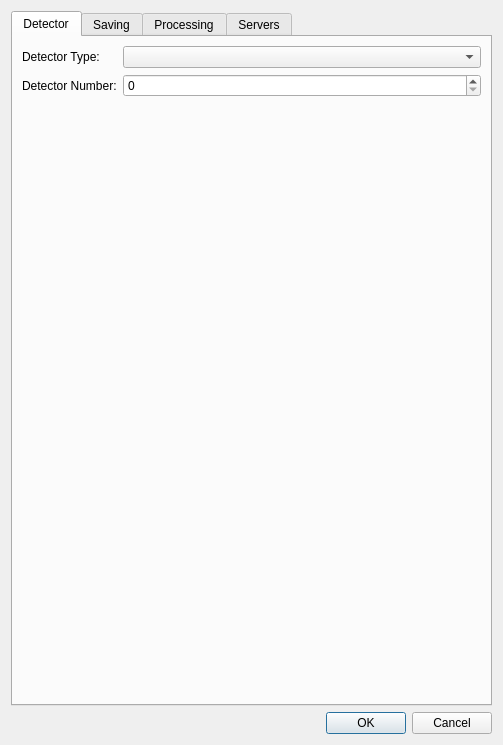
<?xml version="1.0" encoding="UTF-8"?>
<ui version="4.0">
 <class>QxrdExperimentPreferencesDialog</class>
 <widget class="QDialog" name="QxrdExperimentPreferencesDialog">
  <property name="geometry">
   <rect>
    <x>0</x>
    <y>0</y>
    <width>503</width>
    <height>745</height>
   </rect>
  </property>
  <property name="windowTitle">
   <string>Qxrd Preferences</string>
  </property>
  <layout class="QGridLayout" name="gridLayout_2">
   <item row="0" column="0">
    <widget class="QTabWidget" name="m_PreferencesPanes">
     <property name="currentIndex">
      <number>0</number>
     </property>
     <widget class="QWidget" name="tab_4">
      <attribute name="title">
       <string>Detector</string>
      </attribute>
      <layout class="QFormLayout" name="formLayout">
       <item row="0" column="0">
        <widget class="QLabel" name="label">
         <property name="text">
          <string>Detector Type:</string>
         </property>
        </widget>
       </item>
       <item row="0" column="1">
        <widget class="QComboBox" name="m_DetectorType"/>
       </item>
       <item row="1" column="0">
        <widget class="QLabel" name="label_5">
         <property name="text">
          <string>Detector Number:</string>
         </property>
        </widget>
       </item>
       <item row="1" column="1">
        <widget class="QSpinBox" name="m_DetectorNumber"/>
       </item>
       <item row="2" column="0" colspan="2">
        <spacer name="verticalSpacer">
         <property name="orientation">
          <enum>Qt::Vertical</enum>
         </property>
         <property name="sizeHint" stdset="0">
          <size>
           <width>458</width>
           <height>599</height>
          </size>
         </property>
        </spacer>
       </item>
      </layout>
     </widget>
     <widget class="QWidget" name="tab_2">
      <attribute name="title">
       <string>Saving</string>
      </attribute>
      <layout class="QGridLayout" name="gridLayout_7">
       <item row="9" column="0" colspan="4">
        <widget class="QLineEdit" name="m_SaveDarkSubdir"/>
       </item>
       <item row="13" column="4">
        <widget class="QPushButton" name="m_IntegratedScansFileBrowse">
         <property name="text">
          <string>Browse...</string>
         </property>
        </widget>
       </item>
       <item row="0" column="0">
        <widget class="QLabel" name="label_2">
         <property name="text">
          <string>Experiment dir:</string>
         </property>
        </widget>
       </item>
       <item row="23" column="1">
        <spacer name="verticalSpacer_5">
         <property name="orientation">
          <enum>Qt::Vertical</enum>
         </property>
         <property name="sizeHint" stdset="0">
          <size>
           <width>108</width>
           <height>139</height>
          </size>
         </property>
        </spacer>
       </item>
       <item row="12" column="0" colspan="4">
        <widget class="QCheckBox" name="m_SaveIntegratedInLogFile">
         <property name="text">
          <string>Save Integrated Data in Scans File?</string>
         </property>
        </widget>
       </item>
       <item row="19" column="0" colspan="5">
        <widget class="QCheckBox" name="m_SaveOverflowFiles">
         <property name="enabled">
          <bool>true</bool>
         </property>
         <property name="toolTip">
          <string>Save info about overflowed pixels in .overflow file</string>
         </property>
         <property name="text">
          <string>Save Overflow Pixel Information?</string>
         </property>
         <property name="checkable">
          <bool>true</bool>
         </property>
        </widget>
       </item>
       <item row="20" column="0" colspan="4">
        <widget class="QLabel" name="label_3">
         <property name="text">
          <string>Width of file index field in saved file names</string>
         </property>
        </widget>
       </item>
       <item row="1" column="0">
        <widget class="QLabel" name="label_10">
         <property name="text">
          <string>log file:</string>
         </property>
        </widget>
       </item>
       <item row="1" column="1" colspan="3">
        <widget class="QLineEdit" name="m_CurrentLogFile">
         <property name="toolTip">
          <string>Log file path (relative to experiment dir)</string>
         </property>
        </widget>
       </item>
       <item row="20" column="4">
        <widget class="QSpinBox" name="m_FileIndexWidth">
         <property name="minimum">
          <number>1</number>
         </property>
         <property name="maximum">
          <number>20</number>
         </property>
        </widget>
       </item>
       <item row="22" column="4">
        <widget class="QSpinBox" name="m_FileOverflowWidth">
         <property name="minimum">
          <number>1</number>
         </property>
         <property name="maximum">
          <number>20</number>
         </property>
        </widget>
       </item>
       <item row="22" column="0" colspan="4">
        <widget class="QLabel" name="label_12">
         <property name="text">
          <string>Width of 'overflow' field in saved file names</string>
         </property>
        </widget>
       </item>
       <item row="2" column="0">
        <widget class="QLabel" name="label_4">
         <property name="text">
          <string>Data dir:</string>
         </property>
        </widget>
       </item>
       <item row="1" column="4">
        <widget class="QPushButton" name="m_CurrentLogFileBrowse">
         <property name="toolTip">
          <string>Select new log file</string>
         </property>
         <property name="text">
          <string>Browse...</string>
         </property>
        </widget>
       </item>
       <item row="2" column="1" colspan="3">
        <widget class="QLineEdit" name="m_DataDirectory">
         <property name="toolTip">
          <string>Directory where data files are saved 
(relative to experiment dir)</string>
         </property>
         <property name="readOnly">
          <bool>false</bool>
         </property>
        </widget>
       </item>
       <item row="16" column="0" colspan="4">
        <widget class="QLineEdit" name="m_SaveIntegratedSubdir"/>
       </item>
       <item row="6" column="4">
        <widget class="QPushButton" name="m_SaveRawBrowse">
         <property name="text">
          <string>Browse...</string>
         </property>
        </widget>
       </item>
       <item row="10" column="0" colspan="2">
        <widget class="QCheckBox" name="m_SaveSubtractedInSubdir">
         <property name="text">
          <string>Save Subtracted Data in Subdirectory?</string>
         </property>
        </widget>
       </item>
       <item row="21" column="0" colspan="4">
        <widget class="QLabel" name="label_11">
         <property name="text">
          <string>Width of 'phase' field in saved file names</string>
         </property>
        </widget>
       </item>
       <item row="21" column="4">
        <widget class="QSpinBox" name="m_FilePhaseWidth">
         <property name="minimum">
          <number>1</number>
         </property>
         <property name="maximum">
          <number>20</number>
         </property>
        </widget>
       </item>
       <item row="2" column="4">
        <widget class="QPushButton" name="m_DataDirectoryBrowse">
         <property name="toolTip">
          <string>Select new data directory</string>
         </property>
         <property name="text">
          <string>Browse...</string>
         </property>
        </widget>
       </item>
       <item row="9" column="4">
        <widget class="QPushButton" name="m_SaveDarkBrowse">
         <property name="text">
          <string>Browse...</string>
         </property>
        </widget>
       </item>
       <item row="6" column="0" colspan="4">
        <widget class="QLineEdit" name="m_SaveRawSubdir"/>
       </item>
       <item row="16" column="4">
        <widget class="QPushButton" name="m_SaveIntegratedBrowse">
         <property name="text">
          <string>Browse...</string>
         </property>
        </widget>
       </item>
       <item row="11" column="0" colspan="4">
        <widget class="QLineEdit" name="m_SaveSubtractedSubdir"/>
       </item>
       <item row="11" column="4">
        <widget class="QPushButton" name="m_SaveSubtractedBrowse">
         <property name="text">
          <string>Browse...</string>
         </property>
        </widget>
       </item>
       <item row="13" column="0" colspan="4">
        <widget class="QLineEdit" name="m_IntegratedScansFile">
         <property name="toolTip">
          <string>Integrated Scans File (relative to data directory)</string>
         </property>
        </widget>
       </item>
       <item row="5" column="0" colspan="5">
        <widget class="QCheckBox" name="m_SaveRawInSubdir">
         <property name="text">
          <string>Save Raw Data in Subdirectory?</string>
         </property>
        </widget>
       </item>
       <item row="7" column="0" colspan="5">
        <widget class="QCheckBox" name="m_SaveDarkInSubdir">
         <property name="text">
          <string>Save Dark Data in Subdirectory?</string>
         </property>
        </widget>
       </item>
       <item row="14" column="0" colspan="5">
        <widget class="QCheckBox" name="m_SaveIntegratedInSeparateFiles">
         <property name="text">
          <string>Save Integrated Data in Individual Files?</string>
         </property>
        </widget>
       </item>
       <item row="15" column="0" colspan="5">
        <widget class="QCheckBox" name="m_SaveIntegratedInSubdir">
         <property name="text">
          <string>Save Integrated Data in Subdirectory?</string>
         </property>
        </widget>
       </item>
       <item row="17" column="0" colspan="5">
        <widget class="QCheckBox" name="m_AccumulateIntegrated2D">
         <property name="enabled">
          <bool>false</bool>
         </property>
         <property name="text">
          <string>Accumulated Integrated Data into 2-D Dataset?</string>
         </property>
         <property name="checkable">
          <bool>true</bool>
         </property>
        </widget>
       </item>
       <item row="0" column="1" colspan="4">
        <widget class="QLineEdit" name="m_ExperimentDirectory">
         <property name="toolTip">
          <string>Directory where experiment file is saved
Change only by saving a new experiment</string>
         </property>
         <property name="readOnly">
          <bool>true</bool>
         </property>
        </widget>
       </item>
      </layout>
     </widget>
     <widget class="QWidget" name="tab_3">
      <attribute name="title">
       <string>Processing</string>
      </attribute>
      <layout class="QGridLayout" name="gridLayout_4">
       <item row="0" column="0">
        <widget class="QCheckBox" name="checkBox">
         <property name="enabled">
          <bool>false</bool>
         </property>
         <property name="text">
          <string>Use CUDA device if available</string>
         </property>
        </widget>
       </item>
       <item row="1" column="0">
        <spacer name="verticalSpacer_4">
         <property name="orientation">
          <enum>Qt::Vertical</enum>
         </property>
         <property name="sizeHint" stdset="0">
          <size>
           <width>20</width>
           <height>40</height>
          </size>
         </property>
        </spacer>
       </item>
      </layout>
     </widget>
     <widget class="QWidget" name="tab">
      <attribute name="title">
       <string>Servers</string>
      </attribute>
      <layout class="QGridLayout" name="gridLayout_6">
       <item row="0" column="0">
        <widget class="QCheckBox" name="m_RunSpecServer">
         <property name="text">
          <string>Run 'spec' server socket</string>
         </property>
        </widget>
       </item>
       <item row="0" column="1">
        <layout class="QHBoxLayout" name="horizontalLayout">
         <item>
          <widget class="QLabel" name="label_15">
           <property name="text">
            <string>On Port:</string>
           </property>
           <property name="alignment">
            <set>Qt::AlignRight|Qt::AlignTrailing|Qt::AlignVCenter</set>
           </property>
          </widget>
         </item>
         <item>
          <widget class="QSpinBox" name="m_SpecServerPort">
           <property name="buttonSymbols">
            <enum>QAbstractSpinBox::NoButtons</enum>
           </property>
          </widget>
         </item>
        </layout>
       </item>
       <item row="1" column="0">
        <widget class="QCheckBox" name="m_RunSimpleServer">
         <property name="text">
          <string>Run 'simple' server socket</string>
         </property>
        </widget>
       </item>
       <item row="1" column="1">
        <layout class="QHBoxLayout" name="horizontalLayout_2">
         <item>
          <widget class="QLabel" name="label_16">
           <property name="text">
            <string>On Port:</string>
           </property>
           <property name="alignment">
            <set>Qt::AlignRight|Qt::AlignTrailing|Qt::AlignVCenter</set>
           </property>
          </widget>
         </item>
         <item>
          <widget class="QSpinBox" name="m_SimpleServerPort">
           <property name="buttonSymbols">
            <enum>QAbstractSpinBox::NoButtons</enum>
           </property>
          </widget>
         </item>
        </layout>
       </item>
       <item row="2" column="0">
        <spacer name="verticalSpacer_3">
         <property name="orientation">
          <enum>Qt::Vertical</enum>
         </property>
         <property name="sizeHint" stdset="0">
          <size>
           <width>20</width>
           <height>134</height>
          </size>
         </property>
        </spacer>
       </item>
      </layout>
     </widget>
    </widget>
   </item>
   <item row="1" column="0">
    <widget class="QDialogButtonBox" name="buttonBox">
     <property name="orientation">
      <enum>Qt::Horizontal</enum>
     </property>
     <property name="standardButtons">
      <set>QDialogButtonBox::Cancel|QDialogButtonBox::Ok</set>
     </property>
    </widget>
   </item>
  </layout>
 </widget>
 <resources/>
 <connections>
  <connection>
   <sender>buttonBox</sender>
   <signal>accepted()</signal>
   <receiver>QxrdExperimentPreferencesDialog</receiver>
   <slot>accept()</slot>
   <hints>
    <hint type="sourcelabel">
     <x>248</x>
     <y>254</y>
    </hint>
    <hint type="destinationlabel">
     <x>157</x>
     <y>274</y>
    </hint>
   </hints>
  </connection>
  <connection>
   <sender>buttonBox</sender>
   <signal>rejected()</signal>
   <receiver>QxrdExperimentPreferencesDialog</receiver>
   <slot>reject()</slot>
   <hints>
    <hint type="sourcelabel">
     <x>316</x>
     <y>260</y>
    </hint>
    <hint type="destinationlabel">
     <x>286</x>
     <y>274</y>
    </hint>
   </hints>
  </connection>
 </connections>
</ui>
